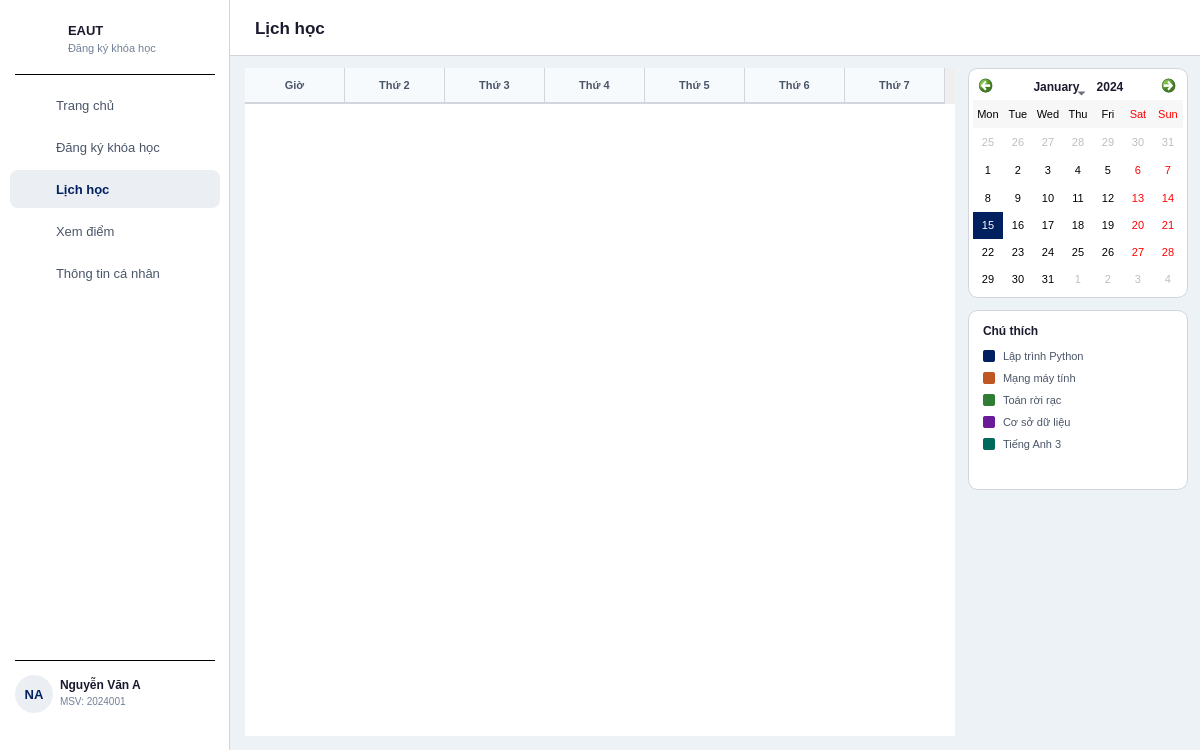
<?xml version="1.0" encoding="UTF-8"?>
<ui version="4.0">
 <class>Schedule</class>
 <widget class="QWidget" name="Schedule">
  <property name="geometry"><rect><x>0</x><y>0</y><width>1200</width><height>750</height></rect></property>
  <property name="minimumSize"><size><width>1200</width><height>750</height></size></property>
  <property name="windowTitle"><string>EAUT - Lịch học</string></property>
  <property name="styleSheet"><string notr="true">QWidget#Schedule { background: #edf2f7; }</string></property>

  <!-- SIDEBAR -->
  <widget class="QFrame" name="sidebar">
   <property name="geometry"><rect><x>0</x><y>0</y><width>230</width><height>750</height></rect></property>
   <property name="styleSheet"><string notr="true">QFrame#sidebar { background: #ffffff; border-right: 1px solid #d2d6dc; }</string></property>
   <property name="frameShape"><enum>QFrame::NoFrame</enum></property>

   <widget class="QLabel" name="lblSidebarLogo"><property name="geometry"><rect><x>20</x><y>20</y><width>42</width><height>42</height></rect></property><property name="styleSheet"><string notr="true">background: transparent;</string></property><property name="text"><string/></property><property name="scaledContents"><bool>true</bool></property></widget>
   <widget class="QLabel" name="lblSidebarSchool"><property name="geometry"><rect><x>68</x><y>20</y><width>150</width><height>20</height></rect></property><property name="styleSheet"><string notr="true">color: #1a1a2e; font-size: 13px; font-weight: bold; background: transparent;</string></property><property name="text"><string>EAUT</string></property></widget>
   <widget class="QLabel" name="lblSidebarSub"><property name="geometry"><rect><x>68</x><y>40</y><width>150</width><height>16</height></rect></property><property name="styleSheet"><string notr="true">color: #718096; font-size: 11px; background: transparent;</string></property><property name="text"><string>Đăng ký khóa học</string></property></widget>
   <widget class="QFrame" name="sepTop"><property name="geometry"><rect><x>15</x><y>74</y><width>200</width><height>1</height></rect></property><property name="styleSheet"><string notr="true">background: #d2d6dc;</string></property><property name="frameShape"><enum>QFrame::HLine</enum></property></widget>

   <widget class="QPushButton" name="btnHome"><property name="geometry"><rect><x>10</x><y>86</y><width>210</width><height>38</height></rect></property><property name="styleSheet"><string notr="true">QPushButton { background: transparent; color: #4a5568; border: none; border-radius: 8px; text-align: left; padding-left: 46px; font-size: 13px; } QPushButton:hover { background: #edf2f7; }</string></property><property name="text"><string>Trang chủ</string></property><property name="cursor"><cursorShape>PointingHandCursor</cursorShape></property></widget>
   <widget class="QLabel" name="iconHome"><property name="geometry"><rect><x>24</x><y>95</y><width>18</width><height>18</height></rect></property><property name="styleSheet"><string notr="true">background: transparent;</string></property><property name="text"><string/></property><property name="scaledContents"><bool>true</bool></property></widget>

   <widget class="QPushButton" name="btnRegister"><property name="geometry"><rect><x>10</x><y>128</y><width>210</width><height>38</height></rect></property><property name="styleSheet"><string notr="true">QPushButton { background: transparent; color: #4a5568; border: none; border-radius: 8px; text-align: left; padding-left: 46px; font-size: 13px; } QPushButton:hover { background: #edf2f7; }</string></property><property name="text"><string>Đăng ký khóa học</string></property><property name="cursor"><cursorShape>PointingHandCursor</cursorShape></property></widget>
   <widget class="QLabel" name="iconRegister"><property name="geometry"><rect><x>24</x><y>137</y><width>18</width><height>18</height></rect></property><property name="styleSheet"><string notr="true">background: transparent;</string></property><property name="text"><string/></property><property name="scaledContents"><bool>true</bool></property></widget>

   <widget class="QPushButton" name="btnSchedule"><property name="geometry"><rect><x>10</x><y>170</y><width>210</width><height>38</height></rect></property><property name="styleSheet"><string notr="true">QPushButton { background: rgba(0,32,96,0.08); color: #002060; border: none; border-radius: 8px; text-align: left; padding-left: 46px; font-size: 13px; font-weight: bold; }</string></property><property name="text"><string>Lịch học</string></property><property name="cursor"><cursorShape>PointingHandCursor</cursorShape></property></widget>
   <widget class="QLabel" name="iconSchedule"><property name="geometry"><rect><x>24</x><y>179</y><width>18</width><height>18</height></rect></property><property name="styleSheet"><string notr="true">background: transparent;</string></property><property name="text"><string/></property><property name="scaledContents"><bool>true</bool></property></widget>

   <widget class="QPushButton" name="btnGrades"><property name="geometry"><rect><x>10</x><y>212</y><width>210</width><height>38</height></rect></property><property name="styleSheet"><string notr="true">QPushButton { background: transparent; color: #4a5568; border: none; border-radius: 8px; text-align: left; padding-left: 46px; font-size: 13px; } QPushButton:hover { background: #edf2f7; }</string></property><property name="text"><string>Xem điểm</string></property><property name="cursor"><cursorShape>PointingHandCursor</cursorShape></property></widget>
   <widget class="QLabel" name="iconGrades"><property name="geometry"><rect><x>24</x><y>221</y><width>18</width><height>18</height></rect></property><property name="styleSheet"><string notr="true">background: transparent;</string></property><property name="text"><string/></property><property name="scaledContents"><bool>true</bool></property></widget>

   <widget class="QPushButton" name="btnProfile"><property name="geometry"><rect><x>10</x><y>254</y><width>210</width><height>38</height></rect></property><property name="styleSheet"><string notr="true">QPushButton { background: transparent; color: #4a5568; border: none; border-radius: 8px; text-align: left; padding-left: 46px; font-size: 13px; } QPushButton:hover { background: #edf2f7; }</string></property><property name="text"><string>Thông tin cá nhân</string></property><property name="cursor"><cursorShape>PointingHandCursor</cursorShape></property></widget>
   <widget class="QLabel" name="iconProfile"><property name="geometry"><rect><x>24</x><y>263</y><width>18</width><height>18</height></rect></property><property name="styleSheet"><string notr="true">background: transparent;</string></property><property name="text"><string/></property><property name="scaledContents"><bool>true</bool></property></widget>

   <widget class="QFrame" name="sepBottom"><property name="geometry"><rect><x>15</x><y>660</y><width>200</width><height>1</height></rect></property><property name="styleSheet"><string notr="true">background: #d2d6dc;</string></property><property name="frameShape"><enum>QFrame::HLine</enum></property></widget>
   <widget class="QLabel" name="lblAvatar"><property name="geometry"><rect><x>15</x><y>675</y><width>38</width><height>38</height></rect></property><property name="styleSheet"><string notr="true">background: rgba(0,32,96,0.08); border-radius: 19px; color: #002060; font-size: 13px; font-weight: bold;</string></property><property name="text"><string>NA</string></property><property name="alignment"><set>Qt::AlignCenter</set></property></widget>
   <widget class="QLabel" name="lblStudentName"><property name="geometry"><rect><x>60</x><y>676</y><width>110</width><height>17</height></rect></property><property name="styleSheet"><string notr="true">color: #1a1a2e; font-size: 12px; font-weight: bold; background: transparent;</string></property><property name="text"><string>Nguyễn Văn A</string></property></widget>
   <widget class="QLabel" name="lblStudentId"><property name="geometry"><rect><x>60</x><y>694</y><width>110</width><height>15</height></rect></property><property name="styleSheet"><string notr="true">color: #718096; font-size: 10px; background: transparent;</string></property><property name="text"><string>MSV: 2024001</string></property></widget>
   <widget class="QLabel" name="iconLogout"><property name="geometry"><rect><x>191</x><y>685</y><width>18</width><height>18</height></rect></property><property name="styleSheet"><string notr="true">background: transparent;</string></property><property name="text"><string/></property><property name="scaledContents"><bool>true</bool></property></widget>
   <widget class="QPushButton" name="btnLogout"><property name="geometry"><rect><x>183</x><y>677</y><width>34</width><height>34</height></rect></property><property name="styleSheet"><string notr="true">QPushButton { background: transparent; border: none; } QPushButton:hover { background: #fce8e6; border-radius: 8px; }</string></property><property name="text"><string/></property><property name="cursor"><cursorShape>PointingHandCursor</cursorShape></property><property name="toolTip"><string>Đăng xuất</string></property></widget>
  </widget>

  <!-- CONTENT -->
  <widget class="QFrame" name="contentArea">
   <property name="geometry"><rect><x>230</x><y>0</y><width>970</width><height>750</height></rect></property>
   <property name="styleSheet"><string notr="true">QFrame#contentArea { background: #edf2f7; border: none; }</string></property>
   <property name="frameShape"><enum>QFrame::NoFrame</enum></property>

   <!-- Header -->
   <widget class="QFrame" name="headerBar">
    <property name="geometry"><rect><x>0</x><y>0</y><width>970</width><height>56</height></rect></property>
    <property name="styleSheet"><string notr="true">QFrame#headerBar { background: white; border-bottom: 1px solid #d2d6dc; }</string></property>
    <property name="frameShape"><enum>QFrame::NoFrame</enum></property>
    <widget class="QLabel" name="lblPageTitle"><property name="geometry"><rect><x>25</x><y>0</y><width>200</width><height>56</height></rect></property><property name="styleSheet"><string notr="true">color: #1a1a2e; font-size: 17px; font-weight: bold; background: transparent;</string></property><property name="text"><string>Lịch học</string></property><property name="alignment"><set>Qt::AlignLeft|Qt::AlignVCenter</set></property></widget>
   </widget>

   <!-- Bang lich hoc chinh -->
   <widget class="QFrame" name="scheduleFrame">
    <property name="geometry"><rect><x>15</x><y>68</y><width>710</width><height>668</height></rect></property>
    <property name="styleSheet"><string notr="true">QFrame#scheduleFrame { background: white; border: 1px solid #d2d6dc; border-radius: 10px; }</string></property>
    <property name="frameShape"><enum>QFrame::NoFrame</enum></property>

    <widget class="QTableWidget" name="tblSchedule">
     <property name="geometry"><rect><x>0</x><y>0</y><width>710</width><height>668</height></rect></property>
     <property name="styleSheet">
      <string notr="true">
       QTableWidget { border: none; font-size: 11px; background: white; gridline-color: #d2d6dc; }
       QTableWidget::item { padding: 2px; }
       QHeaderView::section { background: #f7fafc; color: #4a5568; font-weight: bold; padding: 8px 2px; border: none; border-bottom: 2px solid #d2d6dc; border-right: 1px solid #d2d6dc; font-size: 11px; }
      </string>
     </property>
     <property name="selectionMode"><enum>QAbstractItemView::NoSelection</enum></property>
     <property name="editTriggers"><set>QAbstractItemView::NoEditTriggers</set></property>
     <property name="columnCount"><number>7</number></property>
     <column><property name="text"><string>Giờ</string></property></column>
     <column><property name="text"><string>Thứ 2</string></property></column>
     <column><property name="text"><string>Thứ 3</string></property></column>
     <column><property name="text"><string>Thứ 4</string></property></column>
     <column><property name="text"><string>Thứ 5</string></property></column>
     <column><property name="text"><string>Thứ 6</string></property></column>
     <column><property name="text"><string>Thứ 7</string></property></column>
    </widget>
   </widget>

   <!-- Mini calendar ben phai -->
   <widget class="QFrame" name="calendarFrame">
    <property name="geometry"><rect><x>738</x><y>68</y><width>220</width><height>230</height></rect></property>
    <property name="styleSheet"><string notr="true">QFrame#calendarFrame { background: white; border: 1px solid #d2d6dc; border-radius: 10px; }</string></property>
    <property name="frameShape"><enum>QFrame::NoFrame</enum></property>

    <widget class="QCalendarWidget" name="calendarWidget">
     <property name="geometry"><rect><x>5</x><y>5</y><width>210</width><height>220</height></rect></property>
     <property name="styleSheet">
      <string notr="true">
       QCalendarWidget { background: white; border: none; font-size: 11px; }
       QCalendarWidget QToolButton { color: #1a1a2e; font-size: 12px; font-weight: bold; background: transparent; border: none; padding: 4px; }
       QCalendarWidget QToolButton:hover { background: #edf2f7; border-radius: 4px; }
       QCalendarWidget QAbstractItemView { selection-background-color: #002060; selection-color: white; font-size: 11px; }
       QCalendarWidget QWidget#qt_calendar_navigationbar { background: white; }
      </string>
     </property>
     <property name="gridVisible"><bool>false</bool></property>
     <property name="verticalHeaderFormat"><enum>QCalendarWidget::NoVerticalHeader</enum></property>
    </widget>
   </widget>

   <!-- Chu thich mau -->
   <widget class="QFrame" name="legendFrame">
    <property name="geometry"><rect><x>738</x><y>310</y><width>220</width><height>180</height></rect></property>
    <property name="styleSheet"><string notr="true">QFrame#legendFrame { background: white; border: 1px solid #d2d6dc; border-radius: 10px; }</string></property>
    <property name="frameShape"><enum>QFrame::NoFrame</enum></property>

    <widget class="QLabel" name="lblLegendTitle"><property name="geometry"><rect><x>15</x><y>12</y><width>190</width><height>18</height></rect></property><property name="styleSheet"><string notr="true">color: #1a1a2e; font-size: 12px; font-weight: bold; background: transparent;</string></property><property name="text"><string>Chú thích</string></property></widget>

    <widget class="QLabel" name="legend1"><property name="geometry"><rect><x>15</x><y>40</y><width>12</width><height>12</height></rect></property><property name="styleSheet"><string notr="true">background: #002060; border-radius: 2px;</string></property><property name="text"><string/></property></widget>
    <widget class="QLabel" name="legendTxt1"><property name="geometry"><rect><x>35</x><y>38</y><width>170</width><height>16</height></rect></property><property name="styleSheet"><string notr="true">color: #4a5568; font-size: 11px; background: transparent;</string></property><property name="text"><string>Lập trình Python</string></property></widget>

    <widget class="QLabel" name="legend2"><property name="geometry"><rect><x>15</x><y>62</y><width>12</width><height>12</height></rect></property><property name="styleSheet"><string notr="true">background: #c05621; border-radius: 2px;</string></property><property name="text"><string/></property></widget>
    <widget class="QLabel" name="legendTxt2"><property name="geometry"><rect><x>35</x><y>60</y><width>170</width><height>16</height></rect></property><property name="styleSheet"><string notr="true">color: #4a5568; font-size: 11px; background: transparent;</string></property><property name="text"><string>Mạng máy tính</string></property></widget>

    <widget class="QLabel" name="legend3"><property name="geometry"><rect><x>15</x><y>84</y><width>12</width><height>12</height></rect></property><property name="styleSheet"><string notr="true">background: #2e7d32; border-radius: 2px;</string></property><property name="text"><string/></property></widget>
    <widget class="QLabel" name="legendTxt3"><property name="geometry"><rect><x>35</x><y>82</y><width>170</width><height>16</height></rect></property><property name="styleSheet"><string notr="true">color: #4a5568; font-size: 11px; background: transparent;</string></property><property name="text"><string>Toán rời rạc</string></property></widget>

    <widget class="QLabel" name="legend4"><property name="geometry"><rect><x>15</x><y>106</y><width>12</width><height>12</height></rect></property><property name="styleSheet"><string notr="true">background: #6a1b9a; border-radius: 2px;</string></property><property name="text"><string/></property></widget>
    <widget class="QLabel" name="legendTxt4"><property name="geometry"><rect><x>35</x><y>104</y><width>170</width><height>16</height></rect></property><property name="styleSheet"><string notr="true">color: #4a5568; font-size: 11px; background: transparent;</string></property><property name="text"><string>Cơ sở dữ liệu</string></property></widget>

    <widget class="QLabel" name="legend5"><property name="geometry"><rect><x>15</x><y>128</y><width>12</width><height>12</height></rect></property><property name="styleSheet"><string notr="true">background: #00695c; border-radius: 2px;</string></property><property name="text"><string/></property></widget>
    <widget class="QLabel" name="legendTxt5"><property name="geometry"><rect><x>35</x><y>126</y><width>170</width><height>16</height></rect></property><property name="styleSheet"><string notr="true">color: #4a5568; font-size: 11px; background: transparent;</string></property><property name="text"><string>Tiếng Anh 3</string></property></widget>
   </widget>
  </widget>
 </widget>
 <resources/>
 <connections/>
</ui>
